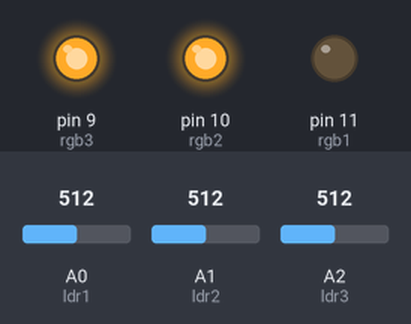
A sketch run on a simulated Arduino Uno, built with avr-gcc and run on an emulated ATmega328P. Shown: output pins drawn as LEDs (lit = HIGH). Inputs (shaded band) come from the test bench; at power-on: A0 (ldr1) = 512, A1 (ldr2) = 512, A2 (ldr3) = 512.

Above: at 1.2 s.
1.3 s: A0 (ldr1) set to 716
At 2.5 s:
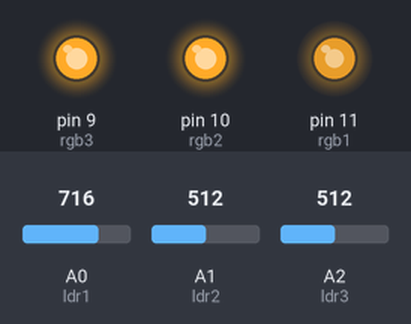
2.8 s: A1 (ldr2) set to 122
At 3.7 s:
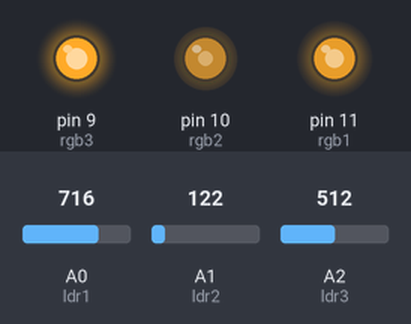
4.3 s: A2 (ldr3) set to 122
At 4.8 s:
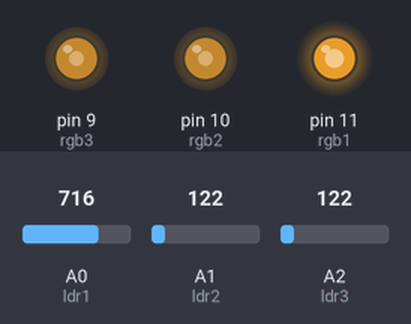
5.8 s: A1 (ldr2) set to 0
At 7.0 s:
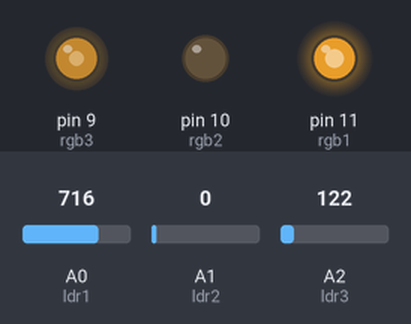
7.3 s: A2 (ldr3) set to 0
At 8.3 s:
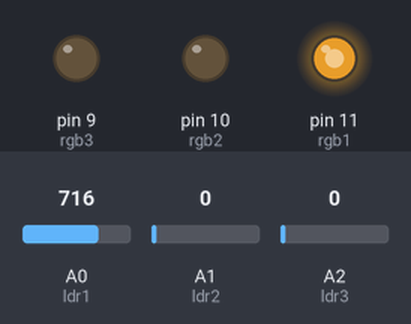
8.8 s: A0 (ldr1) set to 749
10.3 s: A0 (ldr1) set to 768
At 10.6 s:
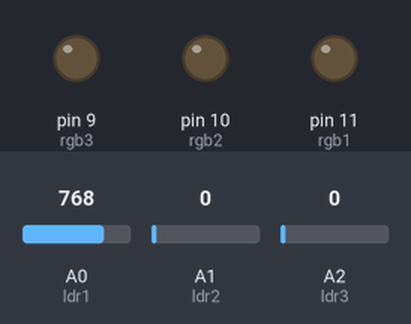
Timing chart, 0 to 12.8 s (numbered marks = the images above; inputs shaded):
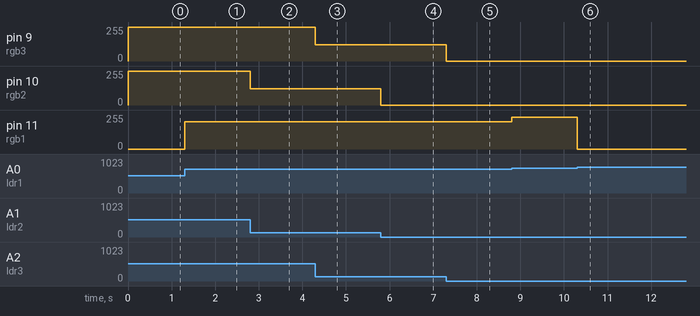

Measured:
- after the input at 1.3 s, pin 11 (rgb1): 0/255 → 204/255 at once
- after the input at 2.8 s, pin 10 (rgb2): 255/255 → 122/255 at once
- after the input at 4.3 s, pin 9 (rgb3): 255/255 → 122/255 at once
- after the input at 5.8 s, pin 10 (rgb2): 122/255 → 0/255 at once
- after the input at 7.3 s, pin 9 (rgb3): 122/255 → 0/255 at once
- after the input at 8.8 s, pin 11 (rgb1): 204/255 → 237/255 at once
- after the input at 10.3 s, pin 11 (rgb1): 237/255 → 0/255 at once

The sketch:

RGB.ino
```cpp
#include <TimerOne.h>

int ldr1=0;
int ldr2=1;
int ldr3=2;
int rgb1=11;
int rgb2=10;
int rgb3=9;
int rojo=0;
int azul=0;
int verde=0;


void setup()
{
  pinMode(ldr1,INPUT);
  pinMode(ldr2,INPUT);
  pinMode(ldr3,INPUT);
  pinMode(rgb1,OUTPUT);
  pinMode(rgb2,OUTPUT);
  pinMode(rgb3,OUTPUT);
  Timer1.initialize(1000);
  Timer1.attachInterrupt(colorgb);


}

void loop()
{

}

void colorgb()
{
 int rojo=analogRead(ldr1);
 int verde=analogRead(ldr2);
 int azul=analogRead(ldr3);

 analogWrite(rgb1,rojo);
 analogWrite(rgb2,verde);
 analogWrite(rgb3,azul);
}
```
